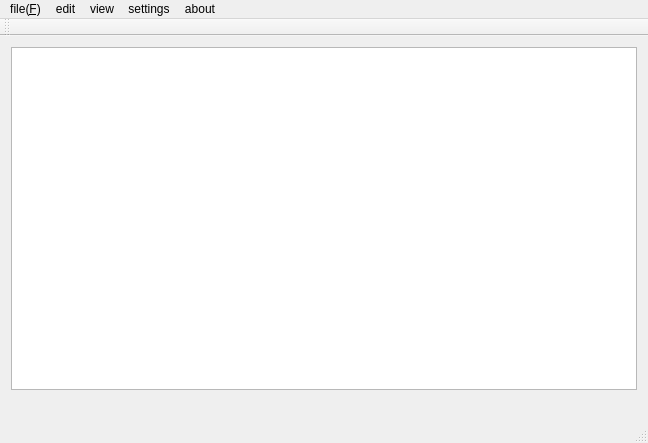
<?xml version="1.0" encoding="UTF-8"?>
<ui version="4.0">
 <class>MainWindow</class>
 <widget class="QMainWindow" name="MainWindow">
  <property name="geometry">
   <rect>
    <x>0</x>
    <y>0</y>
    <width>648</width>
    <height>443</height>
   </rect>
  </property>
  <property name="windowTitle">
   <string>MainWindow</string>
  </property>
  <widget class="QWidget" name="centralWidget">
   <layout class="QVBoxLayout" name="verticalLayout">
    <item>
     <widget class="QPlainTextEdit" name="textEdit"/>
    </item>
    <item>
     <widget class="QLabel" name="checkLable">
      <property name="text">
       <string> </string>
      </property>
     </widget>
    </item>
   </layout>
  </widget>
  <widget class="QMenuBar" name="menuBar">
   <property name="geometry">
    <rect>
     <x>0</x>
     <y>0</y>
     <width>648</width>
     <height>22</height>
    </rect>
   </property>
   <widget class="QMenu" name="menu_F">
    <property name="title">
     <string>file(&amp;F)</string>
    </property>
    <addaction name="actionfile_F"/>
    <addaction name="actionnew_N"/>
    <addaction name="actionsave"/>
    <addaction name="actionquit_Q"/>
    <addaction name="actionclose"/>
    <addaction name="actionexit"/>
   </widget>
   <widget class="QMenu" name="menuedit">
    <property name="title">
     <string>edit</string>
    </property>
    <addaction name="actionundo"/>
    <addaction name="actioncut"/>
    <addaction name="actioncopy"/>
    <addaction name="actionpaste"/>
   </widget>
   <widget class="QMenu" name="menuview">
    <property name="title">
     <string>view</string>
    </property>
    <addaction name="actionsidebar"/>
   </widget>
   <widget class="QMenu" name="menusettings">
    <property name="title">
     <string>settings</string>
    </property>
    <addaction name="actionsetting"/>
    <addaction name="actionspellcheck"/>
   </widget>
   <widget class="QMenu" name="menuabout">
    <property name="title">
     <string>about</string>
    </property>
    <addaction name="actionabout_QT"/>
   </widget>
   <addaction name="menu_F"/>
   <addaction name="menuedit"/>
   <addaction name="menuview"/>
   <addaction name="menusettings"/>
   <addaction name="menuabout"/>
  </widget>
  <widget class="QToolBar" name="mainToolBar">
   <attribute name="toolBarArea">
    <enum>TopToolBarArea</enum>
   </attribute>
   <attribute name="toolBarBreak">
    <bool>false</bool>
   </attribute>
  </widget>
  <widget class="QStatusBar" name="statusBar"/>
  <action name="actionfile_F">
   <property name="icon">
    <iconset resource="myresources.qrc">
     <normaloff>:/myImages/images/c8e796b42411ad10f6e441967e9afd85.jpg</normaloff>:/myImages/images/c8e796b42411ad10f6e441967e9afd85.jpg</iconset>
   </property>
   <property name="text">
    <string>open(&amp;O)</string>
   </property>
  </action>
  <action name="actionnew_N">
   <property name="text">
    <string>new(&amp;N)</string>
   </property>
  </action>
  <action name="actionsave">
   <property name="text">
    <string>save(&amp;S)</string>
   </property>
  </action>
  <action name="actionquit_Q">
   <property name="text">
    <string>saveaAs</string>
   </property>
  </action>
  <action name="actionundo">
   <property name="text">
    <string>undo</string>
   </property>
  </action>
  <action name="actionsidebar">
   <property name="text">
    <string>sidebar</string>
   </property>
  </action>
  <action name="actionsetting">
   <property name="text">
    <string>setting</string>
   </property>
  </action>
  <action name="actionabout_QT">
   <property name="text">
    <string>about QT</string>
   </property>
  </action>
  <action name="actionclose">
   <property name="text">
    <string>close</string>
   </property>
  </action>
  <action name="actionexit">
   <property name="text">
    <string>exit</string>
   </property>
  </action>
  <action name="actioncut">
   <property name="text">
    <string>cut</string>
   </property>
  </action>
  <action name="actioncopy">
   <property name="text">
    <string>copy</string>
   </property>
  </action>
  <action name="actionpaste">
   <property name="text">
    <string>paste</string>
   </property>
  </action>
  <action name="actionspellcheck">
   <property name="text">
    <string>spellcheck</string>
   </property>
  </action>
 </widget>
 <layoutdefault spacing="6" margin="11"/>
 <resources>
  <include location="myresources.qrc"/>
 </resources>
 <connections/>
</ui>
